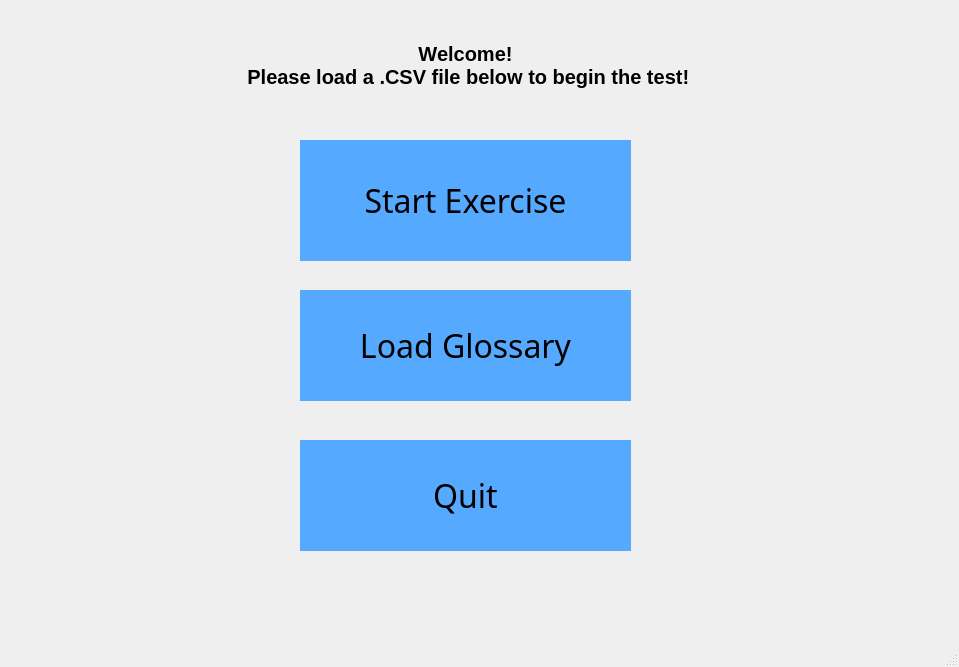
<?xml version="1.0" encoding="UTF-8"?>
<ui version="4.0">
 <class>MainWindow</class>
 <widget class="QMainWindow" name="MainWindow">
  <property name="geometry">
   <rect>
    <x>0</x>
    <y>0</y>
    <width>959</width>
    <height>667</height>
   </rect>
  </property>
  <property name="windowTitle">
   <string>MainWindow</string>
  </property>
  <widget class="QWidget" name="centralwidget">
   <widget class="QPushButton" name="pushButtonStart">
    <property name="geometry">
     <rect>
      <x>300</x>
      <y>140</y>
      <width>331</width>
      <height>121</height>
     </rect>
    </property>
    <property name="font">
     <font>
      <family>Rockwell Extra Bold</family>
      <pointsize>24</pointsize>
     </font>
    </property>
    <property name="styleSheet">
     <string notr="true">background-color: rgb(85, 170, 255);
border: none</string>
    </property>
    <property name="text">
     <string>Start Exercise</string>
    </property>
    <property name="autoDefault">
     <bool>false</bool>
    </property>
    <property name="default">
     <bool>false</bool>
    </property>
    <property name="flat">
     <bool>false</bool>
    </property>
   </widget>
   <widget class="QPushButton" name="pushButtonLoad">
    <property name="geometry">
     <rect>
      <x>300</x>
      <y>290</y>
      <width>331</width>
      <height>111</height>
     </rect>
    </property>
    <property name="font">
     <font>
      <family>Rockwell Extra Bold</family>
      <pointsize>24</pointsize>
      <bold>false</bold>
     </font>
    </property>
    <property name="toolTip">
     <string>&lt;html&gt;&lt;head/&gt;&lt;body&gt;&lt;p&gt;&lt;span style=&quot; font-size:11pt;&quot;&gt;Glossary need to be in a csv-file with one glossary per line. Leftmost word is the glossary and every cell to the rigtht are translations.&lt;/span&gt;&lt;/p&gt;&lt;/body&gt;&lt;/html&gt;</string>
    </property>
    <property name="styleSheet">
     <string notr="true">background-color: rgb(85, 170, 255);
border: none</string>
    </property>
    <property name="text">
     <string>Load Glossary</string>
    </property>
   </widget>
   <widget class="QPushButton" name="pushButtonQuit">
    <property name="geometry">
     <rect>
      <x>300</x>
      <y>440</y>
      <width>331</width>
      <height>111</height>
     </rect>
    </property>
    <property name="font">
     <font>
      <family>Rockwell Extra Bold</family>
      <pointsize>24</pointsize>
      <bold>false</bold>
     </font>
    </property>
    <property name="toolTip">
     <string>&lt;html&gt;&lt;head/&gt;&lt;body&gt;&lt;p&gt;&lt;br/&gt;&lt;/p&gt;&lt;/body&gt;&lt;/html&gt;</string>
    </property>
    <property name="styleSheet">
     <string notr="true">background-color: rgb(85, 170, 255);
border: none</string>
    </property>
    <property name="text">
     <string>Quit</string>
    </property>
   </widget>
   <widget class="QWidget" name="layoutWidget">
    <property name="geometry">
     <rect>
      <x>50</x>
      <y>40</y>
      <width>200</width>
      <height>26</height>
     </rect>
    </property>
    <layout class="QHBoxLayout" name="horizontalLayout"/>
   </widget>
   <widget class="QLabel" name="label">
    <property name="geometry">
     <rect>
      <x>190</x>
      <y>30</y>
      <width>551</width>
      <height>71</height>
     </rect>
    </property>
    <property name="font">
     <font>
      <pointsize>15</pointsize>
      <bold>true</bold>
     </font>
    </property>
    <property name="text">
     <string>Welcome! 
 Please load a .CSV file below to begin the test!</string>
    </property>
    <property name="alignment">
     <set>Qt::AlignCenter</set>
    </property>
   </widget>
  </widget>
  <widget class="QStatusBar" name="statusbar"/>
 </widget>
 <resources/>
 <connections/>
</ui>
